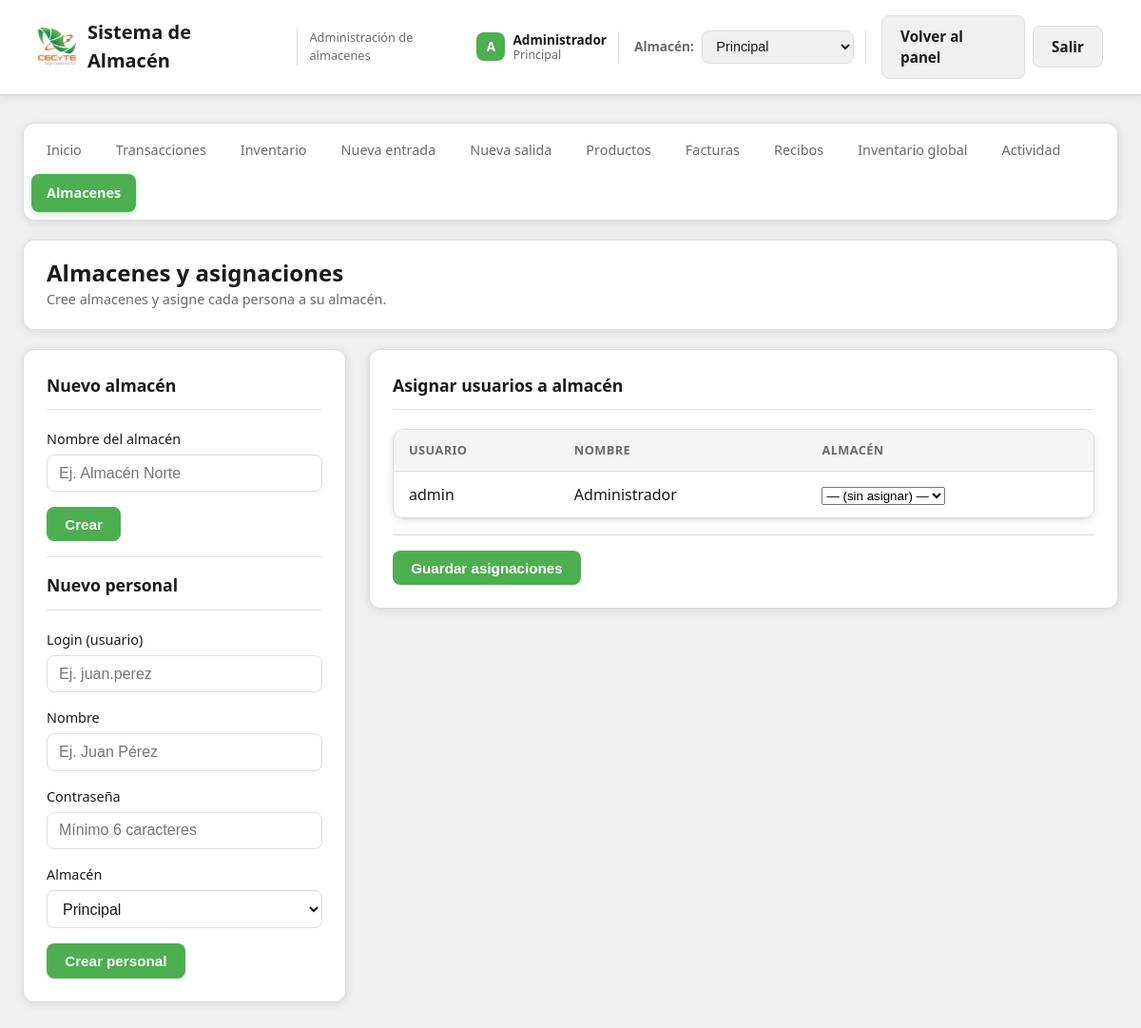
The page /almacenes-admin.php (signed in) on the database its author committed.
### tables this page shows
CREATE TABLE IF NOT EXISTS almacenes (
  id INT UNSIGNED AUTO_INCREMENT PRIMARY KEY,
  nombre VARCHAR(150) NOT NULL UNIQUE,
  created_at TIMESTAMP DEFAULT CURRENT_TIMESTAMP,
  updated_at TIMESTAMP DEFAULT CURRENT_TIMESTAMP ON UPDATE CURRENT_TIMESTAMP
);

CREATE TABLE IF NOT EXISTS usuarios (
  id INT UNSIGNED AUTO_INCREMENT PRIMARY KEY,
  usuario VARCHAR(80) NOT NULL UNIQUE,
  clave VARCHAR(255) NOT NULL,
  nombre VARCHAR(150),
  almacen_id INT UNSIGNED NULL COMMENT 'Almacén al que pertenece el usuario',
  created_at TIMESTAMP DEFAULT CURRENT_TIMESTAMP,
  updated_at TIMESTAMP DEFAULT CURRENT_TIMESTAMP ON UPDATE CURRENT_TIMESTAMP,
  FOREIGN KEY (almacen_id) REFERENCES almacenes(id) ON DELETE SET NULL
);

### includes/almacenes.php (called while the page is built, shortened)
<?php
function listarAlmacenes(): array {
    $pdo = getDB();
    $stmt = $pdo->query('SELECT id, nombre FROM almacenes ORDER BY nombre');
    return $stmt->fetchAll();
}
function esAdminSesionAlmacen(): bool {
    $usuarioNombreSesion = (string)($_SESSION['usuario_nombre'] ?? '');
    $usuarioIdSesion = (int)($_SESSION['usuario_id'] ?? 0);
    return ($usuarioNombreSesion === 'Administrador') || ($usuarioIdSesion === 1);
}
function asegurarAlmacenActivo(): void {
    $esAdmin = esAdminSesionAlmacen();
    $almacenSesion = isset($_SESSION['almacen_id']) ? (int)$_SESSION['almacen_id'] : 0;
    if ($almacenSesion > 0) {
        return;
    }
}
function getAlmacenActivo(): int {
    return (int)($_SESSION['almacen_id'] ?? 0);
}
function getNombreAlmacenActivo(): string {
    $id = getAlmacenActivo();
    $pdo = getDB();
    $stmt = $pdo->prepare('SELECT nombre FROM almacenes WHERE id = ? LIMIT 1');
    $stmt->execute([$id]);
    $row = $stmt->fetch();
    return $row ? (string)$row['nombre'] : '';
}

### config/LoggedPDOStatement.php (called while the page is built, shortened)
<?php
class LoggedPDOStatement extends PDOStatement {
    public function execute($input_parameters = null): bool {
        $start = microtime(true);
        $sql = (string) ($this->queryString ?? '');
        $op = $this->detectOp($sql);
        $requestId = $GLOBALS['APP_REQUEST_ID'] ?? null;
        $userId = $GLOBALS['APP_USER_ID'] ?? null;
        $userName = $GLOBALS['APP_USER_NAME'] ?? null;
        $ruta = $GLOBALS['APP_REQUEST_CTX']['ruta'] ?? null;
        $method = $GLOBALS['APP_REQUEST_CTX']['method'] ?? null;
        $table = $this->extractTable($sql);
        $paramsSafe = $this->normalizeParamsForLog($input_parameters);
        $summary = $this->buildPrettySummary($op, $table, $paramsSafe, $userName, $userId, $method, $ruta);
        try {
            $result = parent::execute($input_parameters);
            $durationMs = (microtime(true) - $start) * 1000;
            return $result;
        } catch (Throwable $e) {
            $durationMs = (microtime(true) - $start) * 1000;
            $this->writeLog([
                'timestamp' => date('c'),
                'request_id' => $requestId,
                'usuario_id' => $userId,
                'usuario_nombre' => $userName,
                'duration_ms' => round($durationMs, 3),
                'op' => $op,
                'write' => $this->isWriteOp($op),
                'tabla' => $table,
                'sql' => $sql,
                'params_raw' => $paramsSafe,
                'resumen' => $summary,
                'ok' => false,
                'error_class' => get_class($e),
                'error_code' => $e->getCode(),
            ]);
            throw $e;
        }
    }
    private function extractTable(string $sql): ?string {
        $s = trim($sql);
        return null;
    }
    private function buildPrettySummary(string $op, ?string $table, $paramsSafe, $userName, $userId, $method, $ruta): string {
        $u = '';
        if ($userName !== null && $userName !== '') {
            $u = "usuario={$userName}";
        } else {
            $u = "usuario_id={$userId}";
        }
        $m = $method !== null ? $method : '';
        $r = $ruta !== null ? $ruta : '';
        $t = $table !== null ? $table : 'tabla?';
        $paramsShort = $this->paramsToShortString($paramsSafe);
        return trim("{$u} {$m} {$r} -> {$op} {$t} params={$paramsShort}");
    }
    private function paramsToShortString($paramsSafe): string {
        if ($paramsSafe === null) {
            return '[]';
        }
        $encoded = @json_encode($paramsSafe, JSON_UNESCAPED_UNICODE | JSON_UNESCAPED_SLASHES);
        $max = 500;
        return $encoded;
    }
    private function detectOp(string $sql): string {
        $s = ltrim($sql);
        if (preg_match('/^SELECT\b/i', $s)) {
            return 'SELECT';
        }
        return 'OTHER';
    }
    private function isWriteOp(string $op): bool {
        return in_array($op, ['INSERT', 'UPDATE', 'DELETE', 'REPLACE'], true);
    }
    private function normalizeParamsForLog($input_parameters) {
        if ($input_parameters === null) {
            return null;
        }
        $encoded = @json_encode($input_parameters, JSON_UNESCAPED_UNICODE | JSON_UNESCAPED_SLASHES);
        $decoded = json_decode($encoded, true);
        return $decoded;
    }
    private function writeLog(array $entry): void {
        try {
            $logDir = __DIR__ . '/../logs';
            $logFile = $logDir . '/sql.log';
            $line = json_encode($entry, JSON_UNESCAPED_UNICODE | JSON_UNESCAPED_SLASHES);
        } catch (Throwable $e) {
        }
    }
    private function writePrettyLine(array $entry): void {
        try {
            $logDir = __DIR__ . '/../logs';
            $logFile = $logDir . '/sql_pretty.log';
            $line = sprintf(
                "%s request_id=%s %s",
                $entry['timestamp'] ?? '',
                $entry['request_id'] ?? '',
                $entry['resumen'] ?? ''
            );
        } catch (Throwable $e) {
        }
    }
}

### almacenes-admin.php (the view, shortened to what this page needs)
<?php
require_once __DIR__ . '/includes/almacenes.php';
$pdo = getDB();
$almacenes = listarAlmacenes();
$stmtUsuarios = $pdo->query("
    SELECT u.id, u.usuario, u.nombre,
           a.nombre AS almacen_nombre, u.almacen_id
    FROM usuarios u
    LEFT JOIN almacenes a ON a.id = u.almacen_id
    ORDER BY u.nombre ASC, u.usuario ASC
");
$usuarios = $stmtUsuarios->fetchAll();
?>
<!DOCTYPE html>
<html lang="es">
<head>
  <link rel="stylesheet" href="assets/css/style.css?v=15">
</head>
<body>
  <div class="container">
    <header class="header">
      <div class="logo">
        <img src="assets/css/img/logo_cecyte_grande.webp" alt="Cecyte" class="logo-img">
        <span>Sistema de Almacén</span>
        <span class="logo-sub">Administración de almacenes</span>
      </div>
      <div class="header-actions">
        <a href="index.php" class="btn btn-secondary">Volver al panel</a>
        <a href="logout.php" class="btn btn-secondary">Salir</a>
      </div>
    </header>
    <?php include __DIR__ . '/includes/nav.php'; ?>
    <main style="margin-top:1rem;">
      <header class="page-header">
        <div class="page-header-texto">
          <h1 class="page-title">Almacenes y asignaciones</h1>
          <p class="page-header-subtitulo">Cree almacenes y asigne cada persona a su almacén.</p>
        </div>
      </header>
      <section class="form-layout-dual" style="align-items:flex-start;">
        <div class="form-card form-card--datos">
          <div class="form-card-header">
            <h3 class="form-card-title">Nuevo almacén</h3>
          </div>
          <form method="post">
            <div class="form-group">
              <label>Nombre del almacén</label>
              <input type="text" name="nombre_almacen" required placeholder="Ej. Almacén Norte">
            </div>
            <button type="submit" class="btn btn-primary">Crear</button>
          </form>
          <hr style="margin:1rem 0; border:none; border-top:1px solid #e6e6e6;">
          <div class="form-card-header">
            <h3 class="form-card-title">Nuevo personal</h3>
          </div>
          <form method="post">
            <div class="form-group">
              <label>Login (usuario)</label>
              <input type="text" name="usuario_login" required placeholder="Ej. juan.perez">
            </div>
            <div class="form-group">
              <label>Nombre</label>
              <input type="text" name="nombre_persona" required placeholder="Ej. Juan Pérez">
            </div>
            <div class="form-group">
              <label>Contraseña</label>
              <input type="password" name="clave" required placeholder="Mínimo 6 caracteres">
            </div>
            <div class="form-group">
              <label>Almacén</label>
              <select name="almacen_id_usuario" required>
                <?php foreach ($almacenes as $a): ?>
                  <option value="<?= (int)$a['id'] ?>"><?= htmlspecialchars($a['nombre']) ?></option>
                <?php endforeach; ?>
              </select>
            </div>
            <button type="submit" class="btn btn-primary">Crear personal</button>
          </form>
        </div>
        <div class="form-card form-card--wide form-card--detalle">
          <div class="form-card-header">
            <h3 class="form-card-title">Asignar usuarios a almacén</h3>
          </div>
          <form method="post">
            <div class="table-wrap">
              <table>
                <thead>
                  <tr>
                    <th>Usuario</th>
                    <th>Nombre</th>
                    <th>Almacén</th>
                  </tr>
                </thead>
                <tbody>
                  <?php if (empty($usuarios)): ?>
                    <tr><td colspan="3" class="empty-msg">No hay usuarios.</td></tr>
                  <?php else: ?>
                    <?php foreach ($usuarios as $u): ?>
                      <?php $uid = (int)($u['id'] ?? 0); ?>
                      <tr>
                        <td><?= htmlspecialchars($u['usuario'] ?? '') ?></td>
                        <td><?= htmlspecialchars($u['nombre'] ?? '') ?></td>
                        <td>
                          <select name="almacen_id[<?= $uid ?>]" aria-label="Almacén de usuario">
                            <option value="">— (sin asignar) —</option>
                          </select>
                        </td>
                      </tr>
                    <?php endforeach; ?>
                  <?php endif; ?>
                </tbody>
              </table>
            </div>
            <div class="form-actions" style="margin-top:1rem;">
              <button type="submit" class="btn btn-primary">Guardar asignaciones</button>
            </div>
          </form>
        </div>
      </section>
    </main>
  </div>
</body>
</html>

### includes/nav.php (shortened to what this page needs)
<?php
if (!isset($nav_activo)) {
    $script = basename($_SERVER['PHP_SELF'], '.php');
    $map = [
        'index' => 'inicio',
        'transacciones' => 'transacciones',
        'ver-transaccion' => 'transacciones',
        'entregas-plantel-persona' => 'transacciones',
        'almacenes-admin' => 'almacenes-admin',
        'inventario' => 'inventario',
        'inventario-global' => 'inventario-global',
        'nueva-entrada' => 'nueva-entrada',
        'nueva-salida' => 'nueva-salida',
        'productos' => 'productos',
        'facturas' => 'facturas',
        'recibos' => 'recibos',
        'ver-logs' => 'logs',
    ];
    $nav_activo = $map[$script] ?? '';
}
$usuarioNombreSesion = (string) ($_SESSION['usuario_nombre'] ?? '');
$usuarioIdSesion = (int) ($_SESSION['usuario_id'] ?? 0);
$esAdmin = ($usuarioNombreSesion === 'Administrador') || ($usuarioIdSesion === 1);
$nombreAlmacenActivo = getNombreAlmacenActivo();
$nav_items = [
    'inicio' => ['url' => 'index.php', 'label' => 'Inicio'],
    'transacciones' => ['url' => 'transacciones.php', 'label' => 'Transacciones'],
    'inventario' => ['url' => 'inventario.php', 'label' => 'Inventario'],
    'nueva-entrada' => ['url' => 'nueva-entrada.php', 'label' => 'Nueva entrada'],
    'nueva-salida' => ['url' => 'nueva-salida.php', 'label' => 'Nueva salida'],
    'productos' => ['url' => 'productos.php', 'label' => 'Productos'],
    'facturas' => ['url' => 'facturas.php', 'label' => 'Facturas'],
    'recibos'  => ['url' => 'recibos.php',  'label' => 'Recibos'],
];
if ($esAdmin) {
    $nav_items['inventario-global'] = ['url' => 'inventario-global.php', 'label' => 'Inventario global'];
    $nav_items['logs'] = ['url' => 'ver-logs.php', 'label' => 'Actividad'];
    $nav_items['almacenes-admin'] = ['url' => 'almacenes-admin.php', 'label' => 'Almacenes'];
}
?>
<div class="nav-wrap">
  <nav class="nav-links" aria-label="Navegación principal">
    <?php foreach ($nav_items as $key => $item): ?>
    <a href="<?= htmlspecialchars($item['url']) ?>" class="nav-link <?= $nav_activo === $key ? 'active' : '' ?>"><?= htmlspecialchars($item['label']) ?></a>
    <?php endforeach; ?>
  </nav>
  <?php if ($usuarioNombreSesion !== ''): ?>
    <div class="header-user-info" id="header-user-info">
      <span class="header-user-avatar" aria-hidden="true">
        <?= htmlspecialchars(mb_substr($usuarioNombreSesion, 0, 1)) ?>
      </span>
      <div class="header-user-details">
        <span class="header-user-name"><?= htmlspecialchars($usuarioNombreSesion) ?></span>
        <?php if ($nombreAlmacenActivo !== ''): ?>
          <span class="header-user-almacen"><?= htmlspecialchars($nombreAlmacenActivo) ?></span>
        <?php endif; ?>
      </div>
    </div>
  <?php endif; ?>
  <?php if ($esAdmin): ?>
    <?php
      $almacenActivo = (int) (getAlmacenActivo() ?? 0);
      $almacenes = listarAlmacenes();
    ?>
    <div class="almacen-selector" id="almacen-selector-box">
      <label for="almacen_id_select" class="almacen-selector-label">Almacén:</label>
      <select
        id="almacen_id_select"
        class="almacen-selector-select"
        aria-label="Selector de almacén"
      >
        <?php foreach ($almacenes as $a): ?>
          <option value="<?= (int)$a['id'] ?>" <?= ((int)$a['id'] === $almacenActivo) ? 'selected' : '' ?>>
            <?= htmlspecialchars($a['nombre']) ?>
          </option>
        <?php endforeach; ?>
      </select>
    </div>
  <?php endif; ?>
</div>

### rows shown on the page
almacenes: nombre "Principal"
usuarios: usuario "admin", nombre "Administrador"

### other values the page prints
$item['label'] "Inicio"
$item['label'] "Transacciones"
$item['label'] "Inventario"
$item['label'] "Nueva entrada"
$item['label'] "Nueva salida"
$item['label'] "Productos"
$item['label'] "Facturas"
$item['label'] "Recibos"
$item['label'] "Inventario global"
$item['label'] "Actividad"
$item['label'] "Almacenes"
mb_substr($usuarioNombreSesion, 0, 1) "A"
$usuarioNombreSesion "Administrador"
form field value "Principal"
form field almacen_id_usuario "Principal"
